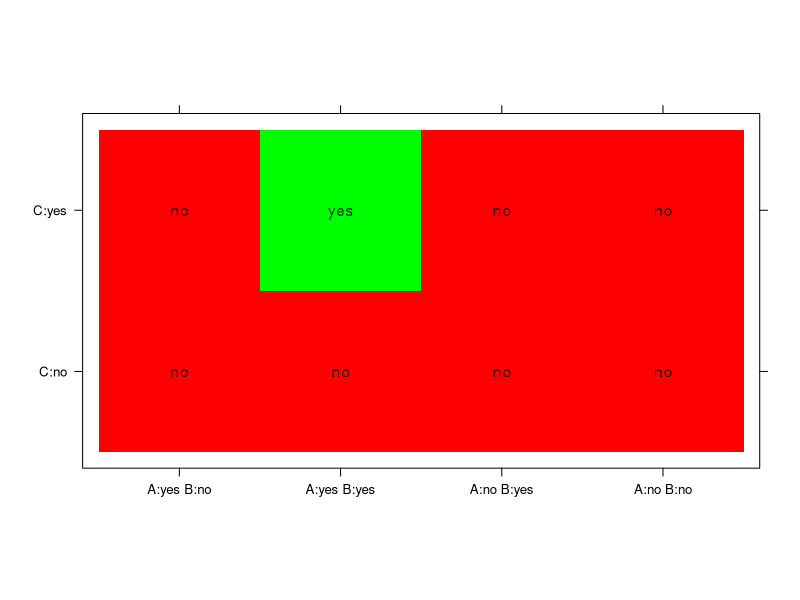
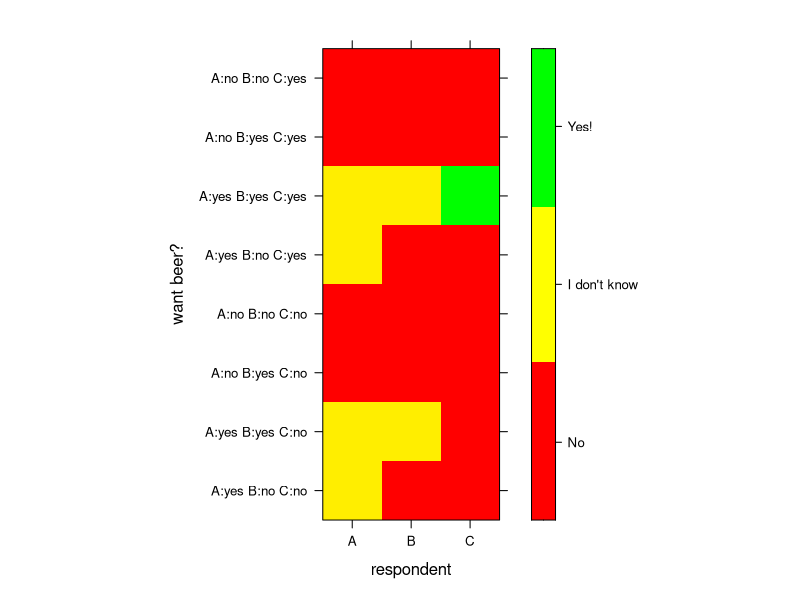

Here is the R script that generated these plots, in order:
library(lattice)
library(latticeExtra)

nz <- 3
x <- 2**1
y <- 2**2
d <- t(matrix(rep(1:2, length.out=x*y), nrow=x, ncol=y))

p <- levelplot(
  d,
  xlab=NULL,
  ylab=NULL,
  # scales=list(x=list(at=NULL), y=list(at=NULL)), # no ticks
  scales=list(x=list(at=1:y, labels=c("AB'", "AB", "A'B", "A'B'")), y=list(at=1:x, labels=c("C'", "C"))),
  cuts=nz-1, # to map 1:3 to white:black
  # colorkey=NULL,
  col.regions=colorRampPalette(colors=c("white", "black"))(nz)
)
# print(p)

and3 <- function(a, b, c) {
  return(bitwAnd(bitwAnd(a, b), c))
}
dat <- data.frame(
  # expand.grid(x=c("AB'", "AB", "A'B", "A'B'"), y=c("C'", "C")),
  A=c(1, 1, 0, 0, 1, 1, 0, 0),
  B=c(0, 1, 1, 0, 0, 1, 1, 0),
  C=c(0, 0, 0, 0, 1, 1, 1, 1)
  # value=c(0, 0, 0, 0, 0, 1, 0, 0),
  # source=c("no", "no", "no", "no", "no", "yes", "no", "no")
)
dat$value <- ifelse(and3(dat$A, dat$B, dat$C), 1, 0)
dat$source <- ifelse(dat$value, "yes", "no")
dat$y <- factor(ifelse(dat$C == 1, "C:yes", "C:no"), levels=c("C:no", "C:yes"))
dat$x <- factor(
  paste0(ifelse(dat$A == 1, "A:yes ", "A:no "), ifelse(dat$B == 1, "B:yes", "B:no")),
  levels=c("A:yes B:no", "A:yes B:yes", "A:no B:yes", "A:no B:no")
)

lp <- levelplot(
  value ~ x+y,
  aspect="iso",
  data=dat,
  xlab=NULL, ylab=NULL, colorkey=NULL,
  col.regions=colorRampPalette(colors=c("red", "green"))(2)
)
xp <- xyplot(y ~ x, data=dat,
  panel = function(y, x, ...) {
    ltext(x = x, y = y, labels = dat$source, cex = 1, font = 2,
      fontfamily = "HersheySans")
    # panel.grid(h=1, v=3, x=2, y=4)
    #panel.abline(h=c(1.5), from=1.5, to=2.5)
    #panel.abline(v=c(1.5, 2.5, 3.5), from=0.5, to=2.5)
  }
  )

p <- lp + xp
print(p)

# joke result, "and" form, per logician desire
# the "backwards" row/col numbers make
# the data match the input format
m <- matrix(nrow=3, ncol=8, data=c(
   0, -1, -1,  # 100
   0,  0, -1,  # 110
  -1, -1, -1,  # 010
  -1, -1, -1,  # 000
   0, -1, -1,  # 101
   0,  0,  1,  # 111
  -1, -1, -1,  # 011
  -1, -1, -1   # 001
))

levelplot(
  m,
  col.regions=colorRampPalette(colors=c("red", "yellow", "green")),
  xlab="respondent",
  ylab="want beer?",
  colorkey=list(at=c(-1, -.33, .33, 1), labels=list(at=c(-0.67, 0, 0.67), labels=c("No", "I don't know", "Yes!"))),
  scales=list(
    x=list(at=1:3, labels=c("A", "B", "C")),
    y=list(at=1:8, labels=c(
      "A:yes B:no C:no", "A:yes B:yes C:no", "A:no B:yes C:no", "A:no B:no C:no",
      "A:yes B:no C:yes", "A:yes B:yes C:yes", "A:no B:yes C:yes", "A:no B:no C:yes"
    ))
  )
)

dat <- data.frame(
  y=c("A yes B no C no", "A yes B yes C no", "A no B yes C no", "A no B no C no",
      "A yes B no C yes", "A yes B yes C yes", "A no B yes C yes", "A no B no C yes"),
  value=c(0, 0, 0, 0, 0, 1, 0, 0)+1,
  source=c(0, 0, 0, 0, 0, 1, 0, 0)
)
